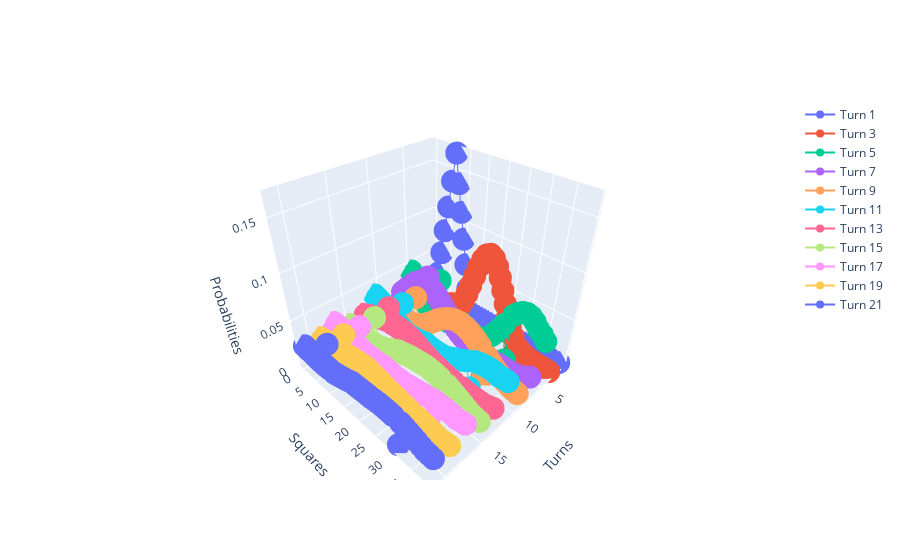

Notebook code cell kept with this figure:
### Markdown cell above
Observations: normalizes relatively quickly; fields after prison are significantly more likely, especially community field after 7 fields

### Code cell
turns = []
boards = []

for i in range(1, 22, 2):
    turns.append(i)
    boards.append(pi @ np.linalg.matrix_power(A, i))

fig = go.Figure()

for turn, board in zip(turns, boards):
    fig.add_trace(
        go.Scatter3d(
            x=np.full(nsquares, turn),
            y= np.arange(nsquares),
            z= board.flatten(),
            mode="lines+markers",
            name=f"Turn {turn}"
        )

    )

fig.update_layout(
    scene=dict(
        xaxis_title="Turns",
        yaxis_title="Squares",
        zaxis_title="Probabilities"
    )
)


fig.show()
